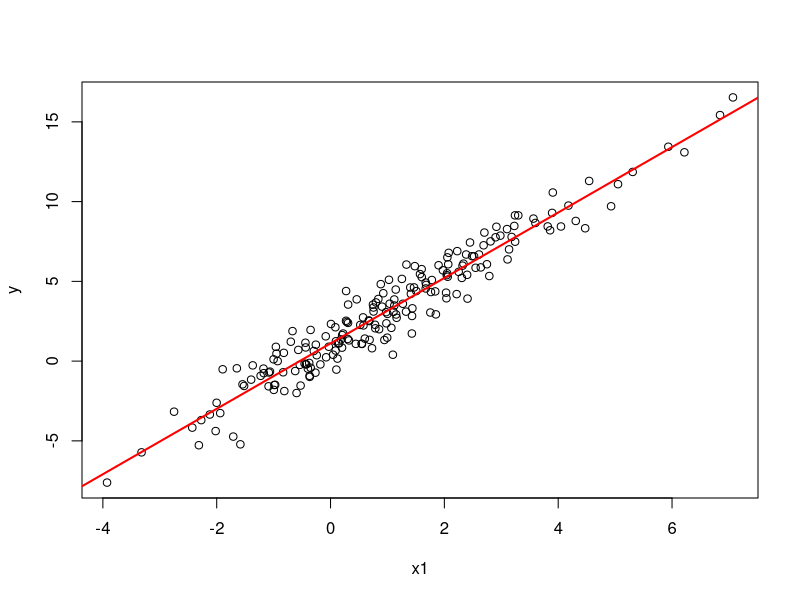

Write the R code that produced this figure.
## ---- chunk 1
x1=rnorm(200,1,2)
y=1+2*x1+rnorm(200)
model=lm(y~x1)
model
## ---- chunk 2
x1=rnorm(200,1,2)
y=1+2*x1+rnorm(200)
model=lm(y~x1)
model
## ---- chunk 3
x1=rnorm(200,1,2)
y=1+2*x1+rnorm(200)
model=lm(y~x1)
model
## ---- chunk 4
x1=rnorm(200,1,2)
y=1+2*x1+rnorm(200)
model=lm(y~x1)
summary(model)
## ---- chunk 5
plot(y~x1)
abline(a=model$coef[1],b=model$coef[2],lwd=2,col="red")
## ---- chunk 6
x1=rnorm(200,1,2)
x=0
for (i in 1:1000000)
{
  x=x+1
}
print(x)
